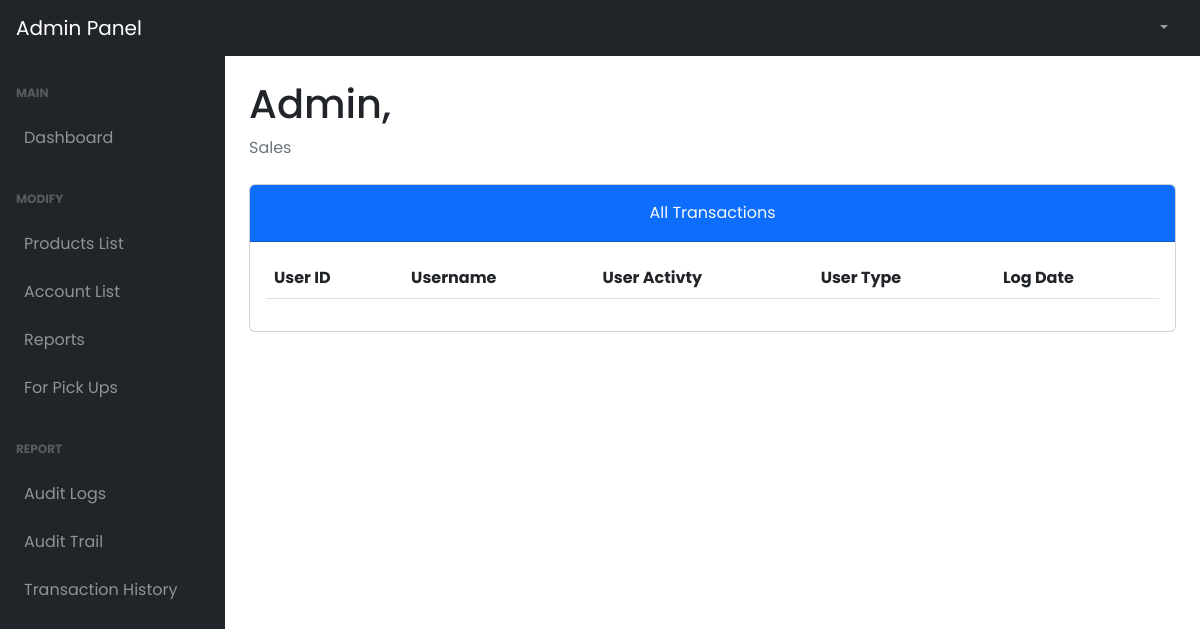
The app's page /admin/transHistory.php (signed in), older data.
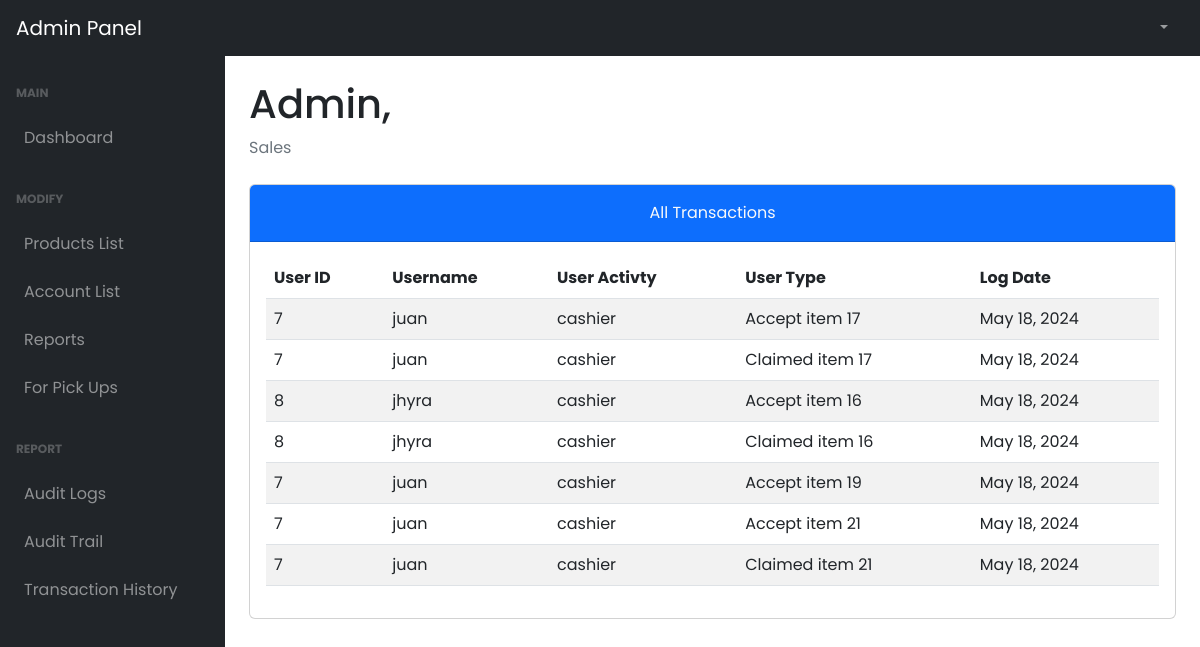
The same page, newer data.
### tables this page shows
CREATE TABLE `tbl_transactions` (
  `user_id` int(11) NOT NULL,
  `user_name` varchar(50) NOT NULL,
  `user_type` varchar(50) NOT NULL,
  `user_activity` varchar(100) NOT NULL,
  `activity_date` date NOT NULL,
  `branch_id` int(11) NOT NULL
);

CREATE TABLE `tbl_role` (
  `role_id` int(11) NOT NULL,
  `role_name` varchar(50) NOT NULL
);

### admin/transHistory.php (the view, shortened to what this page needs)
<!DOCTYPE html>
<html lang="en">
  <head>
    <link href="../plugins/dataTables.bootstrap5.min.css" rel="stylesheet" />
    <link href="../plugins/responsive.bootstrap5.min.css" rel="stylesheet" />
    <link href="../styles/bootstrap5-min.css" rel="stylesheet" />
    <link href="../styles/card-general.css" rel="stylesheet" />
  </head>
  <body class="sb-nav-fixed">
    <?php require_once("./navbar.php"); ?>
    <div id="layoutSidenav">
      <?php require_once("./sidebar.php"); ?>
      <div id="layoutSidenav_content">
        <main>
          <div class="container-fluid px-4">
            <h1 class="mt-4" id="full_name">Admin,</h1>
            <ol class="breadcrumb mb-4">
              <li class="breadcrumb-item active">Sales</li>
            </ol>
              <div class="card mb-5">
                    <div class="card-header bg-primary pt-3">
                        <div class="text-center">
                            <p class="card-title text-light">All Transactions
                        </div>
                    </div>
                    <div class="card-body">
                      <table id="userAuditLogs" class="table table-striped nowrap" style="width:100%">
                        <thead>
                          <tr>
                            <th>User ID</th>
                            <th>Username</th>
                            <th>User Activty</th>
                            <th>User Type</th>
                            <th>Log Date</th>
                          </tr>
                        </thead>
                        <tbody>
                          <?php
                            $query = "SELECT ts.*, tr.role_name FROM tbl_transactions ts
                            INNER JOIN tbl_role tr ON tr.role_id = ts.user_type";
                            $stmt = $conn->prepare($query);
                            $stmt->execute();
                            $result = $stmt->get_result();
                              while ($data = $result->fetch_assoc()) {
                                $dateObject = new DateTime($data["activity_date"]);
                          ?>
                          <tr>
                            <td><?php echo $data['user_id'];?></td>
                            <td><?php echo $data['user_name'];?></td>
                            <td><?php echo $data['role_name'];?></td>
                            <td><?php echo $data['user_activity'];?></td>
                            <td><?php echo $dateObject->format('F j, Y'); ?></td>
                          </tr>
                          <?php
                            }
                          ?>
                        </tbody>
                      </table>
                    </div>
                  </div>
            </div>
      </main>
    </div>
  </div>
    <link rel="stylesheet" href="../styles/dataTables.min.css">
  </body>
</html>

Row changes from the older to the newer data that the page shows:
added tbl_transactions: user "7", user_name "juan", tbl_role.role_name "cashier", user_activity "Accept item 17", activity_date "May 18, 2024"
added tbl_transactions: user "7", user_name "juan", tbl_role.role_name "cashier", user_activity "Claimed item 17", activity_date "May 18, 2024"
added tbl_transactions: user "8", user_name "jhyra", tbl_role.role_name "cashier", user_activity "Accept item 16", activity_date "May 18, 2024"
added tbl_transactions: user "8", user_name "jhyra", tbl_role.role_name "cashier", user_activity "Claimed item 16", activity_date "May 18, 2024"
added tbl_transactions: user "7", user_name "juan", tbl_role.role_name "cashier", user_activity "Accept item 19", activity_date "May 18, 2024"
added tbl_transactions: user "7", user_name "juan", tbl_role.role_name "cashier", user_activity "Accept item 21", activity_date "May 18, 2024"
added tbl_transactions: user "7", user_name "juan", tbl_role.role_name "cashier", user_activity "Claimed item 21", activity_date "May 18, 2024"
